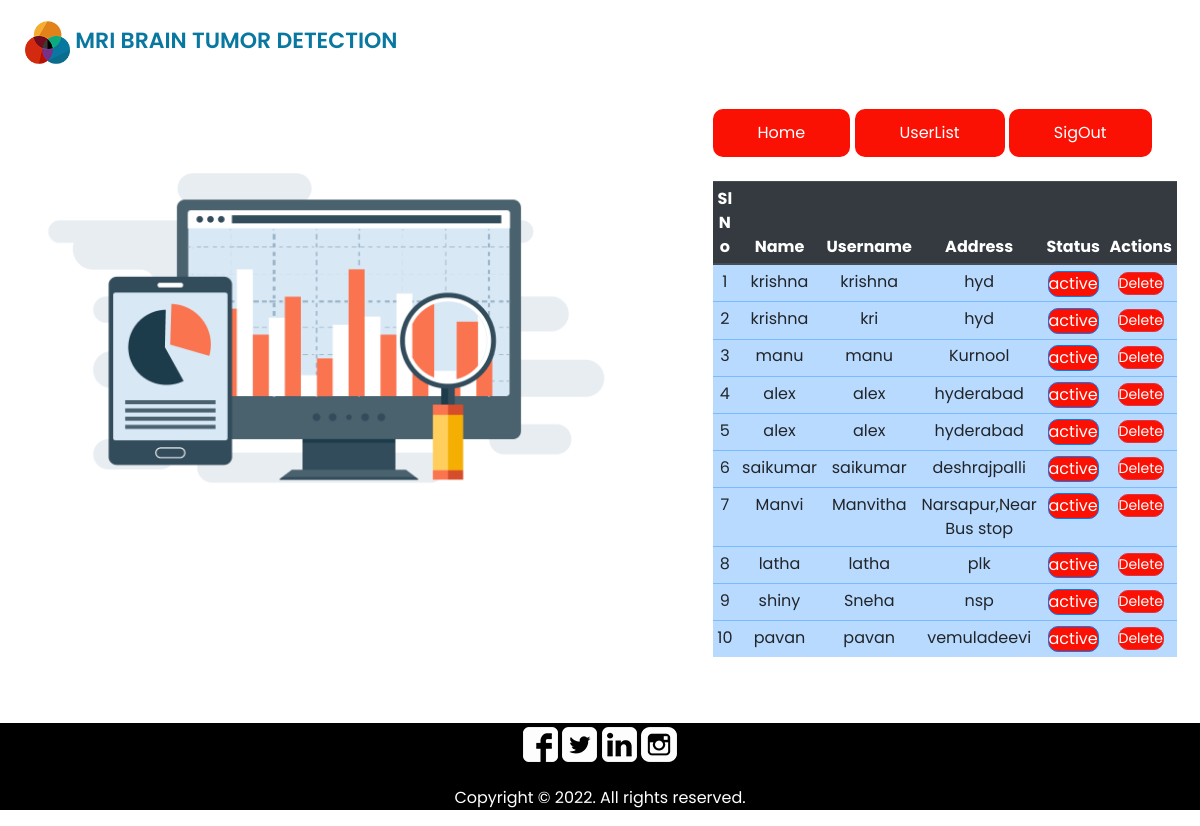
/admins/users_view/, run on the app's committed database.
### User/models.py (models this page shows, shortened)
class User_SigUp(models.Model):
    Name = models.CharField(max_length=100)
    Address = models.CharField(max_length=100)
    Mobile = models.CharField(max_length=100)
    Email = models.EmailField(max_length=100)
    Username = models.CharField(max_length=100)
    Password = models.CharField(max_length=100)
    Status = models.CharField(max_length=100)

### Admins/views.py (the view)
# urls.py: path('users_view/' , views.User_View , name='User_View'),
def User_View(request):
    users = User_SigUp.objects.all()
    return render(request , 'Admins/User_View.html' , {'users':users})

### Assets/Templates/Admins/User_View.html (shortened to what this page needs)
{% extends 'Admins/AdminHome.html' %}
{% block contents %}
<table class="table table-primary table-hover table-sm">
    <thead class="thead-dark text-center">
        <tr>
            <th>Sl N    o</th>
            <th>Name</th>
            <th>Username</th>
            <th>Address</th>
            <th>Status</th>
            <th>Actions</th>
        </tr>
    </thead>
    <tbody>
        {% for data in users %}
        <tr class="text-center">
            <td>{{ forloop.counter }}</td>
            <td>{{ data.Name }}</td>
            <td>{{ data.Username }}</td>
            <td>{{ data.Address }}</td>
            <td><a href="{% url 'ActivateUser' data.id %}" class="btn btn-outline-primary"
                    style="padding: 0; margin-top: 1%;">{{ data.Status }}</a></td>
            <td>
                <a href="{%url 'DeleteUser' data.id %}" class="btn btn-sm btn-outline-danger"
                    style="padding:0;  margin-top: 1%;">Delete</a>
            </td>
        </tr>
        {% endfor %}
    </tbody>
</table>
{% endblock %}

### Assets/Templates/Admins/AdminHome.html (shortened to what this page needs)
<!DOCTYPE html>
<html lang="en">
{% load static %}
<head>
    <link rel="stylesheet" type="text/css"
        href="https://cdnjs.cloudflare.com/ajax/libs/OwlCarousel2/2.1.3/assets/owl.carousel.min.css" />
    <link rel="stylesheet" type="text/css" href="{%static 'Css/bootstrap.css' %}" />
    <link href="{% static 'Css/style.css' %}" rel="stylesheet" />
    <link href="{% static 'Css/responsive.css' %}" rel="stylesheet" />
</head>
<body>
    <div class="hero_area">
        <header class="header_section">
            <div class="container-fluid">
                <nav class="navbar navbar-expand-lg custom_nav-container pt-3">
                    <a class="navbar-brand" href="{% url 'AdminHome' %}">
                        <img src="{% static 'Images/logo.png' %}" alt="" />
                        <span>
                            Mri Brain Tumor Detection
                        </span>
                    </a>
                </nav>
            </div>
        </header>
    </div>
    <section class="about_section ">
        <div class="container">
            <div class="row">
                <div class="col-md-7">
                    <div class="img-box">
                        <img src="{% static 'Images/adm.png'%}" alt="" />
                    </div>
                </div>
                <div class="col-md-5">
                    <div class="detail-box">
                        <div>
                            <a href="{% url 'AdminHome'%}" style="text-decoration: none;"> Home</a>
                            <a href="{% url 'User_View' %}" style="text-decoration: none;">UserList</a>
                            <a href="{% url 'home' %}" style="text-decoration: none;">SigOut</a>
                        </div><br>
                        {% block contents %}{% endblock %}
                    </div>
                </div>
            </div>
        </div>
    </section>
    <footer style="background-color: black ; color: white; text-align: center; margin-top: 50px;">
        <div class="container">
            <div class="social-box" style="padding-top: 4px;">
                <a href="">
                    <img src="{% static 'Images/fb.png' %}" alt="">
                </a>
                <a href="">
                    <img src="{% static 'Images/twitter-logo.png' %}" alt="">
                </a>
                <a href="">
                    <img src="{% static 'Images/linkedin-sign.png' %}" alt="">
                </a>
                <a href="">
                    <img src="{% static 'Images/instagram.png' %}" alt="">
                </a>
            </div>
            <br>
            <p>Copyright &copy; 2022. All rights reserved.</p>
        </div>
    </footer>
</body>
</html>

### Assets/Static/Css/style.css (style rules this page uses)
body { font-family: 'Poppins', sans-serif; color: #101010; background-color: #ffffff; }
.header_section .container-fluid { padding-right: 25px; padding-left: 25px; }
a, a:hover, a:focus { text-decoration: none; }
.btn, .btn:focus { outline: none !important; -webkit-box-shadow: none; box-shadow: none; }
.navbar-brand img { width: 45px; }
.navbar-brand, .navbar-brand:hover { color: #0878a0; font-size: 22px; font-weight: 600; text-transform: uppercase; }
.custom_nav-container { z-index: 99999; padding: 15px 0; }
.about_section .row { -webkit-box-align: center; -ms-flex-align: center; align-items: center; }
.about_section .img-box img { width: 90%; border-radius: 30px; }
.about_section .detail-box a { display: inline-block; padding: 12px 45px; background-color: #fb1004; color: #ffffff; border-radius: 10px; margin-top: 25px; }

### Assets/Static/Css/responsive.css (style rules this page uses)
@media (min-width: 1200px) { .container { max-width: 1170px; } }

### Assets/Templates/Admins/AdminHome.html (style rules this page uses)
body { background-color: white; }

### data on the page
User_SigUp: Name "krishna", Username "krishna", Address "hyd", Status "active"
User_SigUp: Name "krishna", Username "kri", Address "hyd", Status "active"
User_SigUp: Name "manu", Username "manu", Address "Kurnool", Status "active"
User_SigUp: Name "alex", Username "alex", Address "hyderabad", Status "active"
User_SigUp: Name "alex", Username "alex", Address "hyderabad", Status "active"
User_SigUp: Name "saikumar", Username "saikumar", Address "deshrajpalli", Status "active"
User_SigUp: Name "Manvi", Username "Manvitha", Address "Narsapur,Near Bus stop", Status "active"
User_SigUp: Name "latha", Username "latha", Address "plk", Status "active"
User_SigUp: Name "shiny", Username "Sneha", Address "nsp", Status "active"
User_SigUp: Name "pavan", Username "pavan", Address "vemuladeevi", Status "active"
